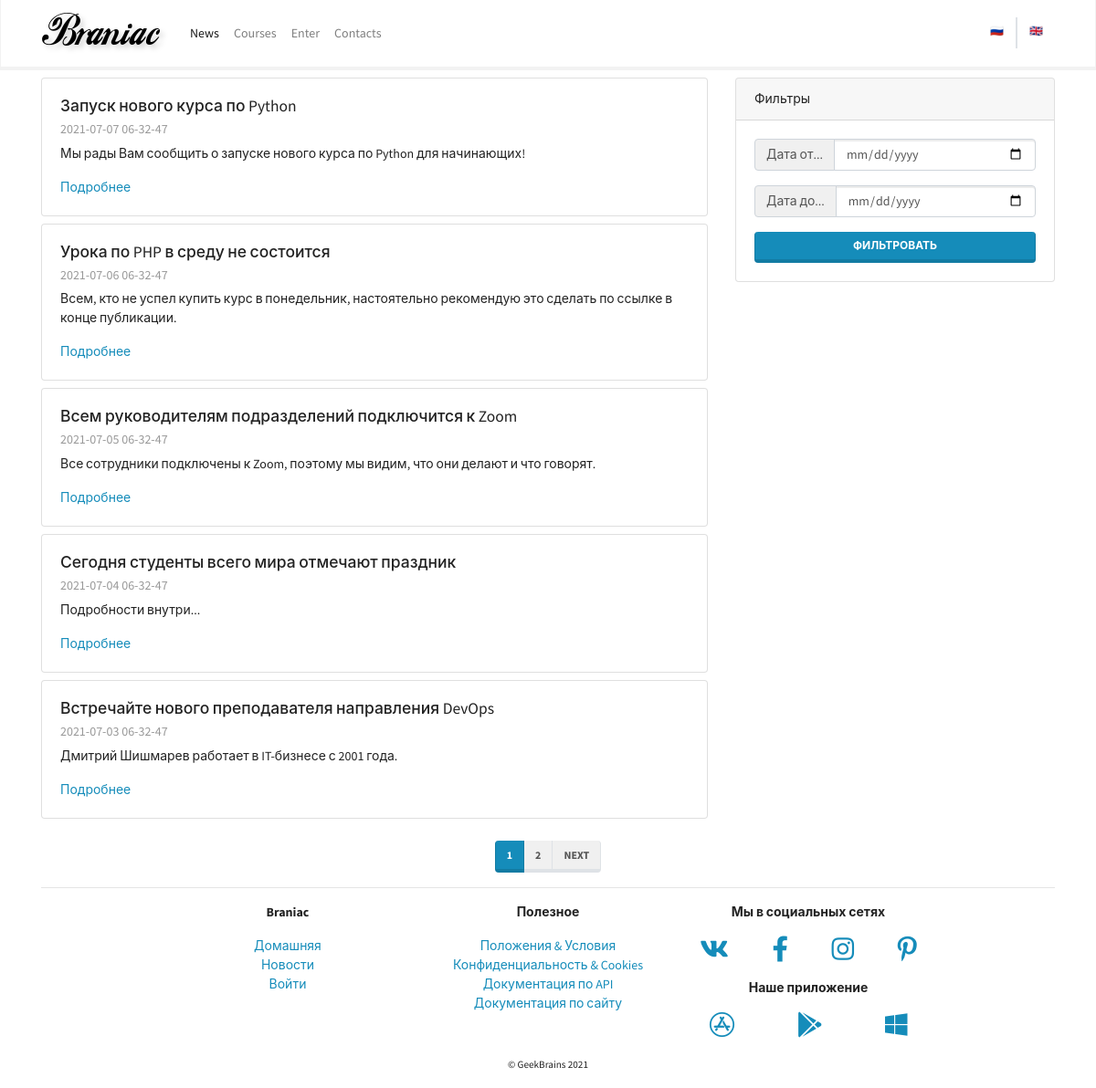
Page /mainapp/news/ on the earlier database version.
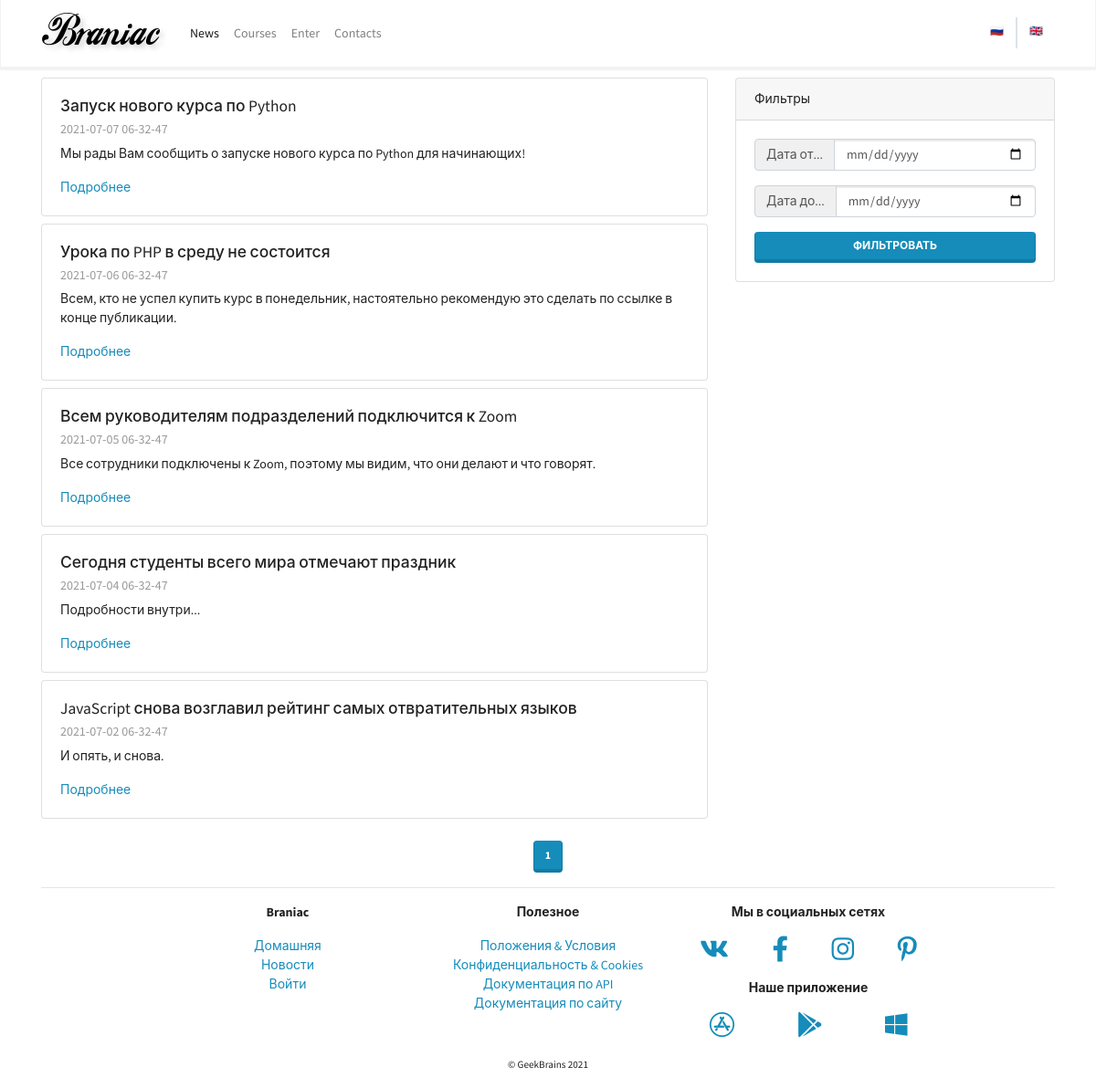
Same page on the later database version.
### mainapp/models.py (models this page shows, shortened)
class News(models.Model):
    title = models.CharField(max_length=256, verbose_name="Title")
    preambule = models.CharField(max_length=1024, verbose_name="Preambule")
    body = models.TextField(blank=True, null=True, verbose_name="Body")
    body_as_markdown = models.BooleanField(default=False, verbose_name="As markdown")
    created = models.DateTimeField(auto_now_add=True, verbose_name="Created", editable=False)
    updated = models.DateTimeField(auto_now=True, verbose_name="Edited", editable=False)
    deleted = models.BooleanField(default=False)
    class Meta:
        verbose_name = _("News")
        verbose_name_plural = _("News")
        ordering = ("-created",)

### mainapp/views.py (the view)
# urls.py: path("news/", views.NewsListView.as_view(), name="news"),
class NewsListView(ListView):
    model = mainapp_models.News
    paginate_by = 5
    def get_queryset(self):
        return super().get_queryset().filter(deleted=False)

### mainapp/context_processors/example.py (called while the page is built)
def simple_context_processor(request):
    return {"foo": "bar"}

### mainapp/templates/mainapp/news_list.html (shortened to what this page needs)
{% extends 'base.html' %}
{% block content %}
  <div class="row">
    <div class="col-lg-8">
      {% for item in object_list %}
        <div class="card my-2">
          <div class="card-body">
            <h5 class="card-title">{{ item.title }}</h5>
            <h6 class="card-subtitle mb-2 text-muted">
              {{ item.created|date:"Y-m-d h-i-s" }}
            </h6>
            <p class="card-text">{{ item.preambule }}</p>
            <div class="row">
              <div class="col">
                <a href="{% url 'mainapp:news_detail' pk=item.pk %}"
                  class="card-link">Подробнее</a>
              </div>
            </div>
          </div>
        </div>
      {% endfor %}
    </div>
    <div class="col-lg-4">
      <div class="card my-2 sticky-top">
        <div class="card-header">
          Фильтры
        </div>
        <div class="card-body">
          <form action="">
            <div class="input-group mb-3">
              <div class="input-group-prepend">
                <span class="input-group-text" id="basic-addon1">Дата от...</span>
              </div>
              <input type="date" class="form-control" name="dateFrom">
            </div>
            <div class="input-group mb-3">
              <div class="input-group-prepend">
                <span class="input-group-text" id="basic-addon1">Дата до...</span>
              </div>
              <input type="date" class="form-control" name="dateTo">
            </div>
            <button type="submit"
              class="btn btn-primary btn-block">Фильтровать</button>
          </form>
        </div>
      </div>
    </div>
  </div>
  <div class="row justify-content-center align-items-center mt-3 mb-n3">
    <nav aria-label="Page navigation example">
      <ul class="pagination">
        {% for item in page_obj.paginator.page_range %}
          <li class="page-item
            {% if item == page_obj.number %}active{% endif %}">
            <a class="page-link" href="?page={{ item }}">{{ item }}</a>
          </li>
        {% endfor %}
        {% if page_obj.has_next %}
          <li class="page-item"><a class="page-link"
            href="?page={{ page_obj.next_page_number }}">Next</a></li>
        {% endif %}
      </ul>
    </nav>
  </div>
{% endblock content %}

Differences in the rows shown:
no longer on this page (row edited): News: title "Встречайте нового преподавателя направления DevOps", created "2021-07-03 06-32-47", preambule "Дмитрий Шишмарев работает в IT-бизнесе с 2001 года."
now on this page (row unchanged): News: title "JavaScript снова возглавил рейтинг самых отвратительных языков", created "2021-07-02 06-32-47", preambule "И опять, и снова."
Other differences:
list line gone: "2"
text no longer shown: "NEXT"
